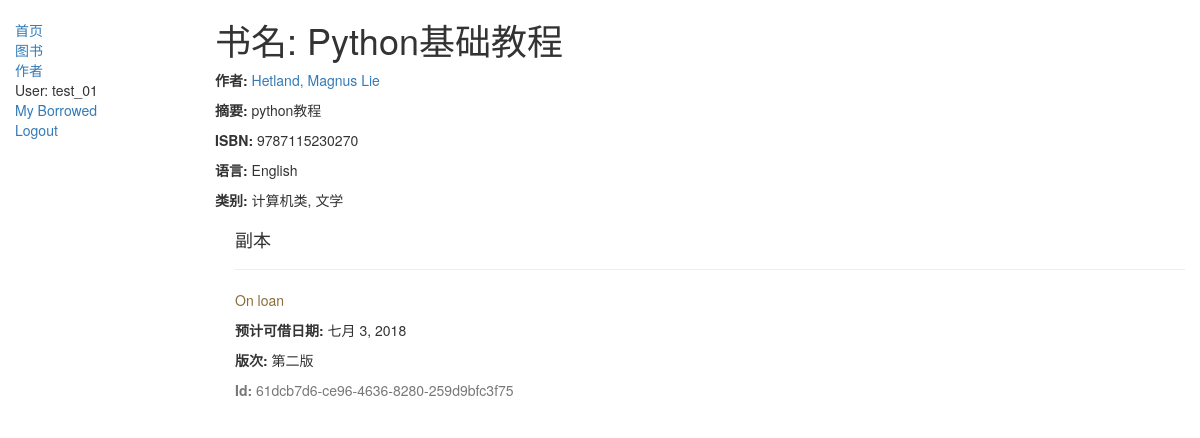
The page /catalog/book/1 (signed in) on the database its author committed.
### catalog/models.py (models this page shows, shortened)
class Book(models.Model):
    title = models.CharField(max_length=200)
    author = models.ForeignKey('Author', on_delete=models.SET_NULL, null=True)
    summary = models.TextField(max_length=1000, help_text='Enter a brief description of the book')
    isbn = models.CharField('ISBN',max_length=13, help_text='13 Character <a href="https://www.isbn-international.org/content/what-isbn">ISBN number</a>')
    genre = models.ManyToManyField(Genre, help_text='Select a genre for this book')
    language = models.ForeignKey('Language', on_delete=models.SET_NULL, null=True)
    def display_genre(self):
        """
        Creates a string for the Genre. This is required to display genre in Admin.
        """
        return ', '.join([ genre.name for genre in self.genre.all()[:3] ])
    display_genre.short_description = 'Genre'

class Author(models.Model):
    first_name = models.CharField(max_length=100)
    last_name = models.CharField(max_length=100)
    date_of_birth = models.DateField(null=True, blank=True)
    date_of_death = models.DateField('Died', null=True, blank=True)
    class Meta:
        ordering = ["last_name","first_name"]
    def __str__(self):
        return '{0}, {1}'.format(self.last_name,self.first_name)

class Language(models.Model):
    name = models.CharField(max_length=200, help_text="Enter a the book's natural language (e.g. English, French, Japanese etc.)")
    def __str__(self):
        return self.name

class Genre(models.Model):
    name = models.CharField(max_length=200, help_text="Enter a book genre (e.g. Science Fiction, French Poetry etc.)")
    def __str__(self):
        return self.name

class BookInstance(models.Model):
    id = models.UUIDField(primary_key=True, default=uuid.uuid4, help_text="Unique ID for this particular book across whole library")
    book = models.ForeignKey('Book', on_delete=models.SET_NULL, null=True)
    imprint = models.CharField(max_length=200)
    due_back = models.DateField(null=True, blank=True)
    borrower = models.ForeignKey(User, on_delete=models.SET_NULL, null=True, blank=True)
    LOAN_STATUS = (
        ('m', 'Maintenance'),
        ('o', 'On loan'),
        ('a', 'Available'),
        ('r', 'Reserved'),
    )
    status = models.CharField(max_length=1, choices=LOAN_STATUS, blank=True, default='m', help_text='Book availability')
    class Meta:
        ordering = ["due_back"]

### catalog/views.py (the view)
# urls.py: path('book/<int:pk>', views.BookDetailView.as_view(), name='book-detail'),
class BookDetailView(LoginRequiredMixin, generic.DetailView):
    model = Book

### catalog/templates/catalog/book_detail.html
{% extends "base_generic.html" %}
{% block content %}
  <h1>书名: {{ book.title }}</h1>
  <p><strong>作者:</strong> <a href="">{{ book.author }}</a></p>
  <p><strong>摘要:</strong> {{ book.summary }}</p>
  <p><strong>ISBN:</strong> {{ book.isbn }}</p>
  <p><strong>语言:</strong> {{ book.language }}</p>
  <p><strong>类别:</strong> {% for genre in book.genre.all %} {{ genre }}{% if not forloop.last %}, {% endif %}{% endfor %}</p>
  <div style="margin-left:20px;margin-top:20px">
    <h4>副本</h4>
    {% for copy in book.bookinstance_set.all %}
    <hr>
    <p class="{% if copy.status == 'a' %}text-success{% elif copy.status == 'm' %}text-danger{% else %}text-warning{% endif %}">{{ copy.get_status_display }}</p>
    {% if copy.status != 'a' %}<p><strong>预计可借日期:</strong> {{copy.due_back}}</p>{% endif %}
    <p><strong>版次:</strong> {{copy.imprint}}</p>
    <p class="text-muted"><strong>Id:</strong> {{copy.id}}</p>
    {% endfor %}
  </div>
{% endblock %}

### catalog/templates/base_generic.html (shortened to what this page needs)
<!DOCTYPE html>
<html lang="en">
<head>
  <link rel="stylesheet" href="https://maxcdn.bootstrapcdn.com/bootstrap/3.3.7/css/bootstrap.min.css">
  {% load static %}
  <link rel="stylesheet" href="{% static 'css/styles.css' %}">
</head>
<body>
  <div class="container-fluid">
    <div class="row">
      <div class="col-sm-2">
      {% block sidebar %}
      <ul class="sidebar-nav">
          <li><a href="{% url 'index' %}">首页</a></li>
          <li><a href="{% url 'books' %}">图书</a></li>
          <li><a href="{% url 'authors' %}">作者</a></li>
          {% if user.is_authenticated %}
          <li>User: {{ user.get_username }}</li>
          <li><a href="{% url 'my-borrowed' %}">My Borrowed</a></li>
          <li><a href="{% url 'logout'%}?next={{request.path}}">Logout</a></li>
          {% else %}
          <li><a href="{% url 'login'%}?next={{request.path}}">Login</a></li>
          {% endif %}
      </ul>
     {% endblock %}
      </div>
      <div class="col-sm-10 ">
      {% block content %}{% endblock %}
      </div>
    </div>
  </div>
</body>
</html>

### catalog/static/css/styles.css (style rules this page uses)
.sidebar-nav { margin-top: 20px; padding: 0; list-style: none; }

### rows shown on the page
Book: title "Python基础教程", author "Hetland, Magnus Lie", summary "python教程", isbn "9787115230270", language "English"
Genre: name "计算机类"
Genre: name "文学"
BookInstance: status "On loan", due_back "七月 3, 2018", imprint "第二版", id "61dcb7d6-ce96-4636-8280-259d9bfc3f75"

### other values the page prints
{{ user.get_username }} "test_01"
